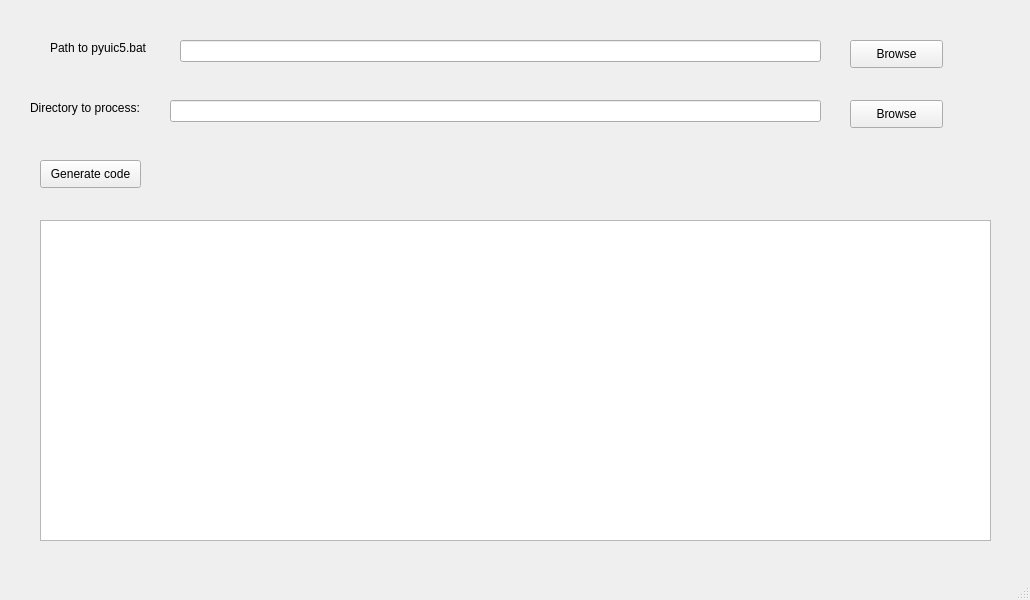
<?xml version="1.0" encoding="UTF-8"?>
<ui version="4.0">
 <class>MainWin</class>
 <widget class="QMainWindow" name="MainWin">
  <property name="geometry">
   <rect>
    <x>0</x>
    <y>0</y>
    <width>1030</width>
    <height>600</height>
   </rect>
  </property>
  <property name="windowTitle">
   <string>MainWindow</string>
  </property>
  <widget class="QWidget" name="centralwidget">
   <widget class="QLabel" name="label">
    <property name="geometry">
     <rect>
      <x>50</x>
      <y>40</y>
      <width>111</width>
      <height>16</height>
     </rect>
    </property>
    <property name="text">
     <string>Path to pyuic5.bat </string>
    </property>
   </widget>
   <widget class="QLineEdit" name="lineEdit_pathToBat">
    <property name="geometry">
     <rect>
      <x>180</x>
      <y>40</y>
      <width>641</width>
      <height>22</height>
     </rect>
    </property>
   </widget>
   <widget class="QPushButton" name="pushButton_browseBat">
    <property name="geometry">
     <rect>
      <x>850</x>
      <y>40</y>
      <width>93</width>
      <height>28</height>
     </rect>
    </property>
    <property name="text">
     <string>Browse</string>
    </property>
   </widget>
   <widget class="QLabel" name="label_2">
    <property name="geometry">
     <rect>
      <x>30</x>
      <y>100</y>
      <width>121</width>
      <height>16</height>
     </rect>
    </property>
    <property name="text">
     <string>Directory to process:</string>
    </property>
   </widget>
   <widget class="QLineEdit" name="lineEdit_pathToDirectoryToProcess">
    <property name="geometry">
     <rect>
      <x>170</x>
      <y>100</y>
      <width>651</width>
      <height>22</height>
     </rect>
    </property>
   </widget>
   <widget class="QPushButton" name="pushButton_browseDirProcess">
    <property name="geometry">
     <rect>
      <x>850</x>
      <y>100</y>
      <width>93</width>
      <height>28</height>
     </rect>
    </property>
    <property name="text">
     <string>Browse</string>
    </property>
   </widget>
   <widget class="QPushButton" name="pushButton_3">
    <property name="geometry">
     <rect>
      <x>40</x>
      <y>160</y>
      <width>101</width>
      <height>28</height>
     </rect>
    </property>
    <property name="text">
     <string>Generate code</string>
    </property>
   </widget>
   <widget class="QTextEdit" name="textEdit_output">
    <property name="geometry">
     <rect>
      <x>40</x>
      <y>220</y>
      <width>951</width>
      <height>321</height>
     </rect>
    </property>
   </widget>
  </widget>
  <widget class="QMenuBar" name="menubar">
   <property name="geometry">
    <rect>
     <x>0</x>
     <y>0</y>
     <width>1030</width>
     <height>26</height>
    </rect>
   </property>
  </widget>
  <widget class="QStatusBar" name="statusbar"/>
 </widget>
 <resources/>
 <connections>
  <connection>
   <sender>pushButton_browseDirProcess</sender>
   <signal>clicked()</signal>
   <receiver>MainWin</receiver>
   <slot>browse_directory_to_process()</slot>
   <hints>
    <hint type="sourcelabel">
     <x>915</x>
     <y>141</y>
    </hint>
    <hint type="destinationlabel">
     <x>969</x>
     <y>157</y>
    </hint>
   </hints>
  </connection>
  <connection>
   <sender>pushButton_browseBat</sender>
   <signal>clicked()</signal>
   <receiver>MainWin</receiver>
   <slot>browse_path_to_bat()</slot>
   <hints>
    <hint type="sourcelabel">
     <x>903</x>
     <y>77</y>
    </hint>
    <hint type="destinationlabel">
     <x>995</x>
     <y>80</y>
    </hint>
   </hints>
  </connection>
  <connection>
   <sender>pushButton_3</sender>
   <signal>clicked()</signal>
   <receiver>MainWin</receiver>
   <slot>gen_code()</slot>
   <hints>
    <hint type="sourcelabel">
     <x>135</x>
     <y>197</y>
    </hint>
    <hint type="destinationlabel">
     <x>192</x>
     <y>193</y>
    </hint>
   </hints>
  </connection>
 </connections>
 <slots>
  <slot>browse_directory_to_process()</slot>
  <slot>browse_path_to_bat()</slot>
  <slot>gen_code()</slot>
 </slots>
</ui>
